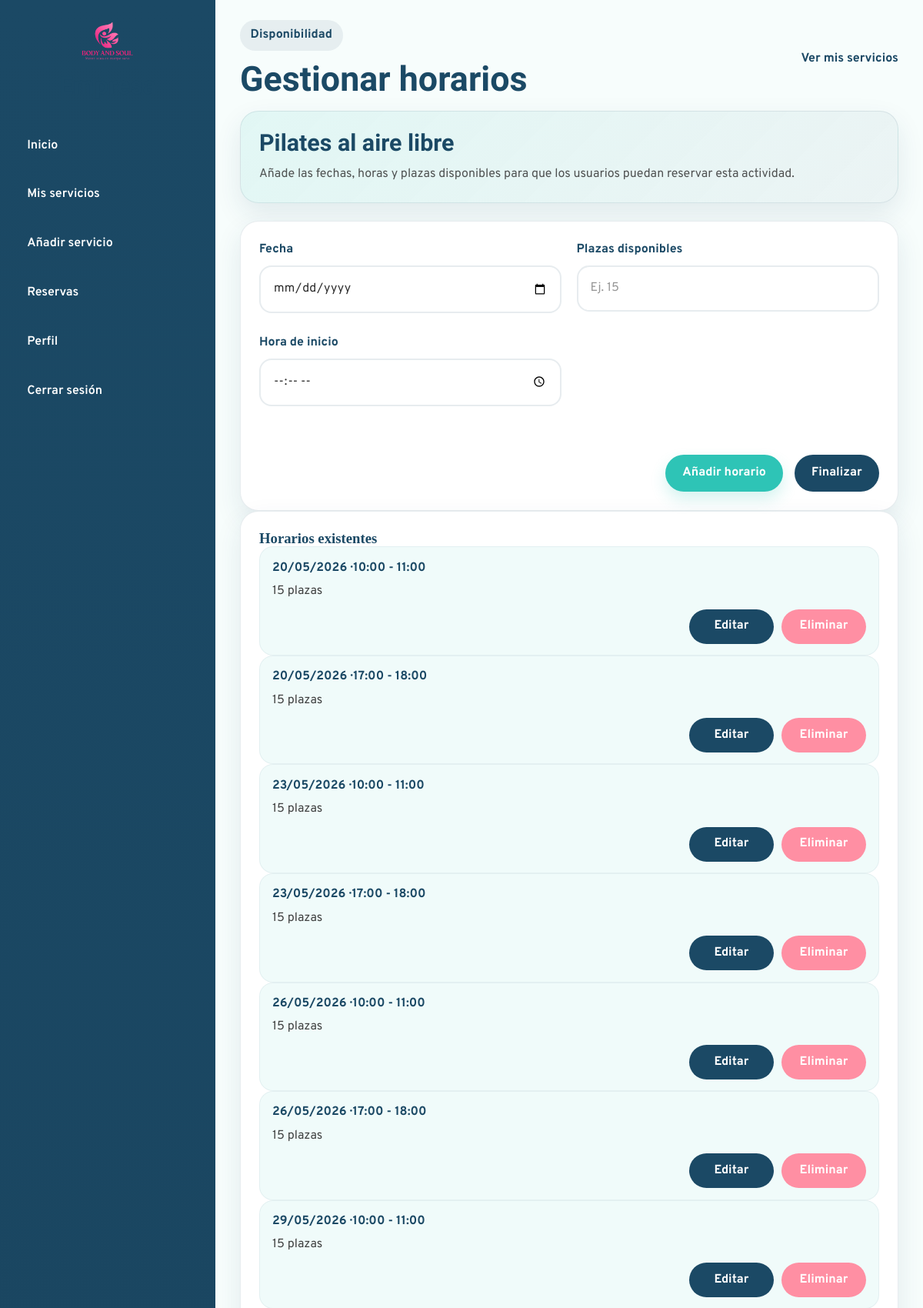
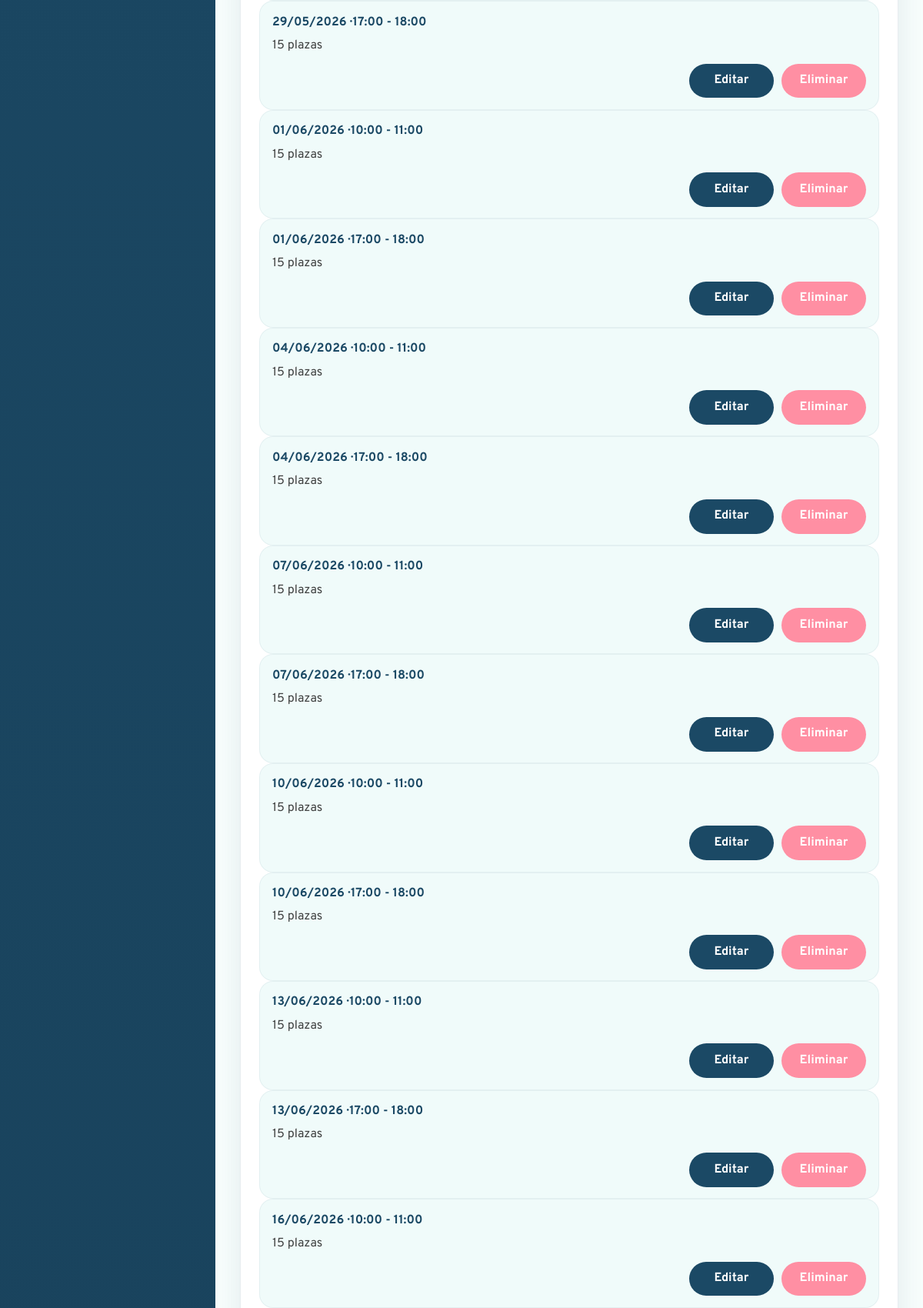
The page /Empresa/gestionar-horarios.php?idservicio=16 (signed in, upper part) on the database its author committed (2 pictures, top to bottom).
### tables this page shows
CREATE TABLE `servicio` (
  `id_servicio` int(11) NOT NULL,
  `id_empresa` int(11) NOT NULL,
  `nombre_servicio` varchar(150) NOT NULL,
  `descripcion` text DEFAULT NULL,
  `lugar` varchar(150) DEFAULT NULL,
  `id_categoria` int(11) NOT NULL,
  `precio` decimal(10,2) NOT NULL DEFAULT 0.00,
  `duracion` varchar(50) DEFAULT NULL,
  `materiales` text DEFAULT NULL,
  `estado` enum('activo','cancelado') NOT NULL DEFAULT 'activo',
  `id_municipio` int(11) DEFAULT NULL,
  `codigo_postal` varchar(10) DEFAULT NULL,
  `latitud` decimal(10,8) DEFAULT NULL,
  `longitud` decimal(11,8) DEFAULT NULL
);

CREATE TABLE `detalle_actividad` (
  `id` int(11) NOT NULL,
  `id_servicio` int(11) NOT NULL,
  `fecha` date NOT NULL,
  `hora_inicio` time NOT NULL,
  `hora_fin` time NOT NULL,
  `plazas_maximas` int(11) NOT NULL
);

### bd/bdact.php (called while the page is built, shortened)
<?php
class bdact{
public $pdo = "";
public function __construct($host,$port,$db,$user,$pass) {
    $this->pdo = new PDO("mysql:host=".$host.";port=".$port.";dbname=".$db.";charset=utf8", $user, $pass);
    }
public function obtenerActividadPorIdConcancelados($idServicio){
    $sentencia = "SELECT * FROM servicio WHERE id_servicio = :id_servicio";
    $ejecucion = $this->pdo->prepare($sentencia);
    $ejecucion->execute([
        ":id_servicio" => $idServicio
    ]);
    $fila = $ejecucion->fetch(PDO::FETCH_ASSOC);
    return $fila;
}
}
?>

### bd/bdempresa.php (called while the page is built, shortened)
<?php
class bdempresa{
public $pdo = "";
public function __construct($host,$port,$db,$user,$pass) {
    $this->pdo = new PDO("mysql:host=".$host.";port=".$port.";dbname=".$db.";charset=utf8", $user, $pass);
    }
public function ObtenerHorariosServicioEmpresa($idServicio, $idEmpresa){
    $sentencia = "SELECT d.*
                  FROM detalle_actividad d
                  INNER JOIN servicio s ON d.id_servicio = s.id_servicio
                  WHERE d.id_servicio = :id_servicio
                  AND s.id_empresa = :id_empresa
                  ORDER BY d.fecha ASC, d.hora_inicio ASC";
    $ejecucion = $this->pdo->prepare($sentencia);
    $ejecucion->execute([
        ":id_servicio" => $idServicio,
        ":id_empresa" => $idEmpresa
    ]);
    return $ejecucion->fetchAll(PDO::FETCH_ASSOC);
}
}
?>

### Empresa/gestionar-horarios.php (the view, shortened to what this page needs)
<?php
require_once("head.php");
require_once("../bd/bdempresa.php");
$idEmpresa = $_SESSION["empresa"];
$idServicio = (int) $_GET["idservicio"];
$servicio = $bdact->obtenerActividadPorIdConcancelados($idServicio);
$horarios = $bdempre->ObtenerHorariosServicioEmpresa($idServicio, $idEmpresa);
$fecha = "";
$hora_inicio = "";
$plazas_maximas = "";
$modoEditar = false;
?>
<div class="company-main">
  <header class="company-topbar">
    <div class="company-topbar-left">
      <span class="company-page-tag">Disponibilidad</span>
      <h2>Gestionar horarios</h2>
    </div>
    <div class="company-topbar-right">
      <a href="mis-servicios.php" class="company-back-link">Ver mis servicios</a>
    </div>
  </header>
  <main class="company-content">
    <section class="company-form-hero">
      <div>
        <h3><?= htmlspecialchars($servicio["nombre_servicio"]) ?></h3>
        <p>
          Añade las fechas, horas y plazas disponibles para que los usuarios puedan reservar esta actividad.
        </p>
      </div>
    </section>
    <section class="company-form-card">
      <form action="" method="post" class="company-service-form">
        <div class="form-grid">
          <div class="form-group">
            <label for="fecha">Fecha</label>
            <input
              type="date"
              id="fecha"
              name="fecha"
              value="<?php echo $fecha; ?>"
            >
          </div>
          <div class="form-group">
            <label for="plazas_maximas">Plazas disponibles</label>
            <input
              type="number"
              id="plazas_maximas"
              name="plazas_maximas"
              min="1"
              placeholder="Ej. 15"
              value="<?php echo $plazas_maximas; ?>"
            >
          </div>
          <div class="form-group">
            <label for="hora_inicio">Hora de inicio</label>
            <input
              type="time"
              id="hora_inicio"
              name="hora_inicio"
              value="<?php echo $hora_inicio; ?>"
            >
          </div>
        </div>
        <div class="form-actions">
          <button type="submit" name="enviar" class="btn-primary-company">
              <?= $modoEditar ? "Guardar cambios" : "Añadir horario" ?>
          </button>
          <a href="mis-servicios.php"
  class="btn-secondary-company">
  Finalizar
</a>
        </div>
      </form>
    </section>
    <section class="company-form-card">
      <h3>Horarios existentes</h3>
      <?php if(empty($horarios)){ ?>
        <p>No hay horarios añadidos todavía.</p>
      <?php }else{ ?>
        <?php foreach($horarios as $horario){ ?>
          <div class="service-info-item">
            <span class="info-label">
              <?=date("d/m/Y", strtotime($horario["fecha"]))?> ·
              <?=substr($horario["hora_inicio"], 0, 5)?> - <?=substr($horario["hora_fin"], 0, 5)?>
            </span>
            <span class="info-value">
              <?=$horario["plazas_maximas"]?> plazas
            </span>
            <div class="schedule-actions">
              <a
                href="gestionar-horarios.php?idservicio=<?=$idServicio?>&editar=<?=$horario["id"]?>"
                class="btn-secondary-company">
                Editar
              </a>
              <form method="post" onsubmit="return confirm('¿Seguro que quieres eliminar este horario?');">
                <button type="submit" name="eliminar_horario" class="btn-reject">
                  Eliminar
                </button>
              </form>
            </div>
          </div>
        <?php } ?>
      <?php } ?>
    </section>
  </main>
</div>
</body>
</html>

### css/empresa-styles/empresa-index.css (style rules this page uses)
:root { --company-primary: #1B4965; --company-primary-dark: #16384E; --company-secondary: #2EC4B6; --company-accent-soft: rgba(255, 143, 163, 0.16); --company-bg: #F7FDFC; --company-surface: #ffffff; --company-text: #2E2E2E; --company-border: rgba(27, 73, 101, 0.10); --company-shadow: 0 14px 34px rgba(27, 73, 101, 0.10); --company-radius: 24px; --company-transition: all 0.3s ease; }
* { box-sizing: border-box; }
body.company-body { margin: 0; font-family: "Overpass", sans-serif; background-color: var(--company-bg); color: var(--company-text); }
.company-main { display: flex; flex-direction: column; }
.company-topbar { display: flex; justify-content: space-between; align-items: center; gap: 1rem; padding: 1.6rem 2rem 1rem; }
.company-page-tag { display: inline-block; background-color: rgba(27, 73, 101, 0.08); color: var(--company-primary); padding: 0.45rem 0.85rem; border-radius: 999px; font-weight: 700; margin-bottom: 0.7rem; }
.company-topbar-left h2 { margin: 0; font-family: "Sansita", serif; color: var(--company-primary); font-size: clamp(2rem, 4vw, 2.8rem); }
.company-content { padding: 0 2rem 2rem; }
.info-label { display: block; font-weight: 700; color: var(--company-primary); margin-bottom: 0.3rem; }
.info-value { color: rgba(46, 46, 46, 0.9); }

### css/empresa-styles/perfil-empresa.css (style rules this page uses)
:root { --company-primary: #1B4965; --company-primary-dark: #16384E; --company-secondary: #2EC4B6; --company-accent: #FF8FA3; --company-bg: #F7FDFC; --company-surface: #ffffff; --company-text: #2E2E2E; --company-border: rgba(27, 73, 101, 0.10); --company-shadow: 0 14px 34px rgba(27, 73, 101, 0.10); --company-radius: 24px; --company-transition: all 0.3s ease; }
* { box-sizing: border-box; }
body.company-body { margin: 0; font-family: "Overpass", sans-serif; background-color: var(--company-bg); color: var(--company-text); }
.company-main { display: flex; flex-direction: column; }
.company-topbar { display: flex; justify-content: space-between; align-items: center; gap: 1rem; padding: 1.6rem 2rem 1rem; }
.company-page-tag { display: inline-block; background-color: rgba(27, 73, 101, 0.08); color: var(--company-primary); padding: 0.45rem 0.85rem; border-radius: 999px; font-weight: 700; margin-bottom: 0.7rem; }
.company-topbar-left h2 { margin: 0; font-family: "Sansita", serif; color: var(--company-primary); font-size: clamp(2rem, 4vw, 2.8rem); }
.company-content { padding: 0 2rem 2rem; }
.form-grid { display: grid; grid-template-columns: 1fr 1fr; gap: 1.2rem; }
.form-group { display: flex; flex-direction: column; gap: 0.45rem; }
.form-group label { font-weight: 700; color: var(--company-primary); }
.form-group input, .form-group select, .form-group textarea { width: 100%; padding: 0.95rem 1rem; border-radius: 16px; border: 2px solid rgba(27, 73, 101, 0.10); background-color: #fff; color: var(--company-text); outline: none; transition: var(--company-transition); font: inherit; }
.form-actions { display: flex; justify-content: flex-end; }
.btn-primary-company { border: none; border-radius: 999px; padding: 0.95rem 1.4rem; font-weight: 700; cursor: pointer; transition: var(--company-transition); background-color: var(--company-secondary); color: #fff; box-shadow: 0 10px 20px rgba(46, 196, 182, 0.2); }

### css/styles.css (style rules this page uses)
:root { --mint: #147a72; --navy: #1B4965; --pink: #b03a5b; --light: #F7FDFC; --dark: #2E2E2E; --white: #ffffff; --font-title: "Sansita Swashed", serif; --font-text: "Overpass", sans-serif; --radius-sm: 10px; --radius-md: 18px; --radius-lg: 28px; --shadow-soft: 0 10px 30px rgba(27, 73, 101, 0.12); --transition: all 0.3s ease; }
* { margin: 0; padding: 0; box-sizing: border-box; }
html { scroll-behavior: smooth; }
body { font-family: var(--font-text); color: var(--dark); background-color: var(--light); line-height: 1.6; }
a { text-decoration: none; color: inherit; }
button, input, select, textarea { font: inherit; }
h1, h2, h3, h4 { font-family: var(--font-title); color: var(--navy); line-height: 1.15; }

### rows shown on the page
servicio: nombre_servicio "Pilates al aire libre"
detalle_actividad: fecha "20/05/2026", hora_inicio "10:00", hora_fin "11:00", plazas_maximas "15"
detalle_actividad: fecha "20/05/2026", hora_inicio "17:00", hora_fin "18:00", plazas_maximas "15"
detalle_actividad: fecha "23/05/2026", hora_inicio "10:00", hora_fin "11:00", plazas_maximas "15"
detalle_actividad: fecha "23/05/2026", hora_inicio "17:00", hora_fin "18:00", plazas_maximas "15"
detalle_actividad: fecha "26/05/2026", hora_inicio "10:00", hora_fin "11:00", plazas_maximas "15"
detalle_actividad: fecha "26/05/2026", hora_inicio "17:00", hora_fin "18:00", plazas_maximas "15"
detalle_actividad: fecha "29/05/2026", hora_inicio "10:00", hora_fin "11:00", plazas_maximas "15"
detalle_actividad: fecha "29/05/2026", hora_inicio "17:00", hora_fin "18:00", plazas_maximas "15"
detalle_actividad: fecha "01/06/2026", hora_inicio "10:00", hora_fin "11:00", plazas_maximas "15"
detalle_actividad: fecha "01/06/2026", hora_inicio "17:00", hora_fin "18:00", plazas_maximas "15"
detalle_actividad: fecha "04/06/2026", hora_inicio "10:00", hora_fin "11:00", plazas_maximas "15"
detalle_actividad: fecha "04/06/2026", hora_inicio "17:00", hora_fin "18:00", plazas_maximas "15"
detalle_actividad: fecha "07/06/2026", hora_inicio "10:00", hora_fin "11:00", plazas_maximas "15"
detalle_actividad: fecha "07/06/2026", hora_inicio "17:00", hora_fin "18:00", plazas_maximas "15"
detalle_actividad: fecha "10/06/2026", hora_inicio "10:00", hora_fin "11:00", plazas_maximas "15"
detalle_actividad: fecha "10/06/2026", hora_inicio "17:00", hora_fin "18:00", plazas_maximas "15"
detalle_actividad: fecha "13/06/2026", hora_inicio "10:00", hora_fin "11:00", plazas_maximas "15"
detalle_actividad: fecha "13/06/2026", hora_inicio "17:00", hora_fin "18:00", plazas_maximas "15"
detalle_actividad: fecha "16/06/2026", hora_inicio "10:00", hora_fin "11:00", plazas_maximas "15"
